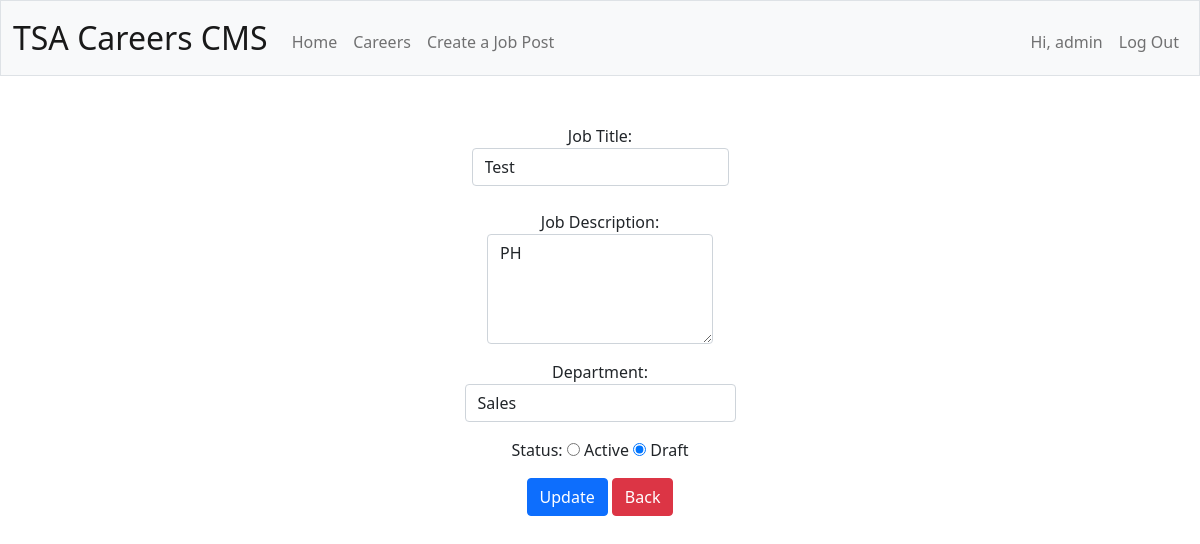
/update?job-edit=21 (signed in), run on an earlier commit of the app's database.
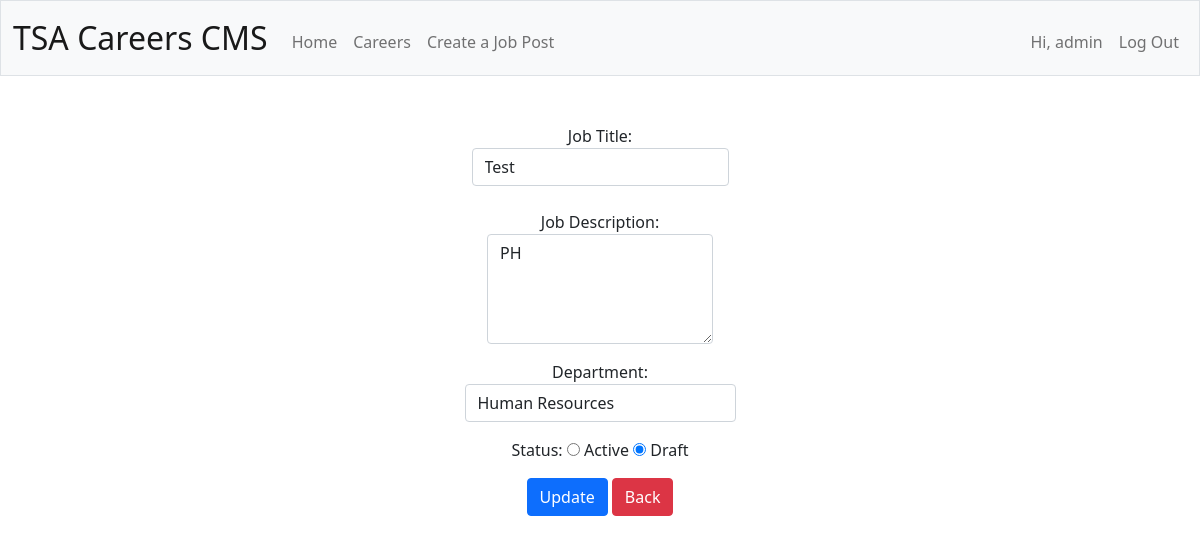
And on a later commit of the database.
### tables this page shows
CREATE TABLE 'jobs' ('id' INTEGER PRIMARY KEY AUTOINCREMENT NOT NULL, 'title' TEXT, 'description' TEXT,'dept_id' INTEGER, 'status' BOOLEAN NOT NULL DEFAULT 'false');

CREATE TABLE 'departments' ('id' INTEGER PRIMARY KEY AUTOINCREMENT NOT NULL, 'name' TEXT);

### app.py (the view, shortened to what this page needs)
@app.route("/update", methods=["GET", "POST"])
@login_required
def update():
    if request.args:
        job_id = request.args['job-edit']
        job = db.execute("SELECT * FROM jobs WHERE id=?", job_id)
    return render_template("/update.html", job=job, depts=depts)

### app.py (called while the page is built)
def check_session():
    if 'user_id' not in session:
        return redirect("/login.html")
    else:
        username = db.execute("SELECT username FROM users WHERE id = ?", session["user_id"])
        session['username'] = username[0]['username']

@app.before_request
def before_request():
    check_session()

@app.after_request
def after_request(response):
    response.headers["Cache-Control"] = "no-cache, no-store, must-revalidate"
    response.headers["Expires"] = 0
    response.headers["Pragma"] = "no-cache"
    return response

### helpers.py (called while the page is built)
def login_required(f):
    @wraps(f)
    def decorated_function(*args, **kwargs):
        if session.get("user_id") is None:
            return redirect("/login")
        return f(*args, **kwargs)
    return decorated_function

### templates/update.html (shortened to what this page needs)
{% extends "layout.html" %}
{% block main %}
    {% for item in job%}
        <form action="/update" method="post">
            <div class="mb-6">
                <label>Job Title:</label>
                <input autofocus required class="form-control mx-auto w-auto" id="job_title" name="job_title" placeholder="Job Title" type="text" value="{{ item['title'] }}">
            </div>
            <br>
            <div class="mb-3">
                <label>Job Description:</label>
                <textarea required class="form-control mx-auto w-auto" placeholder="Job Description" name="job_desc" id="job_desc" rows="4">{{ item['description'] }}</textarea>
            </div>
            <div class="mb-3">
                <label>Department:</label>
                <select required name="department" id="department" class="form-control mx-auto w-auto" >
                    {% for dept in depts %}
                        <option {% if dept['id'] == item['dept_id'] %} selected {% endif %} value="{{ dept['id'] }}">{{ dept['name'] }}</option>
                    {% endfor %}
                </select>
            </div>
            <div class="mb-3">
                <label>Status:</label>
                <input type="radio" value="true" name="status" {% if item["status"] == "true" %} checked="checked" {% endif %}></input>
                <label for="">Active</label>
                <input type="radio" value="false" name="status" {% if item["status"] == "false" %} checked="checked" {% endif %}></input>
                <label>Draft</label>
            </div>
            <button type="submit" class="btn btn-primary">Update</button>
            <a class="btn btn-danger" href="/careers">Back</a>
        </form>
    {% endfor %}
{% endblock %}

What changed in the data, as far as the page shows it:
changed jobs "Test": department "Sales" → "Human Resources"
